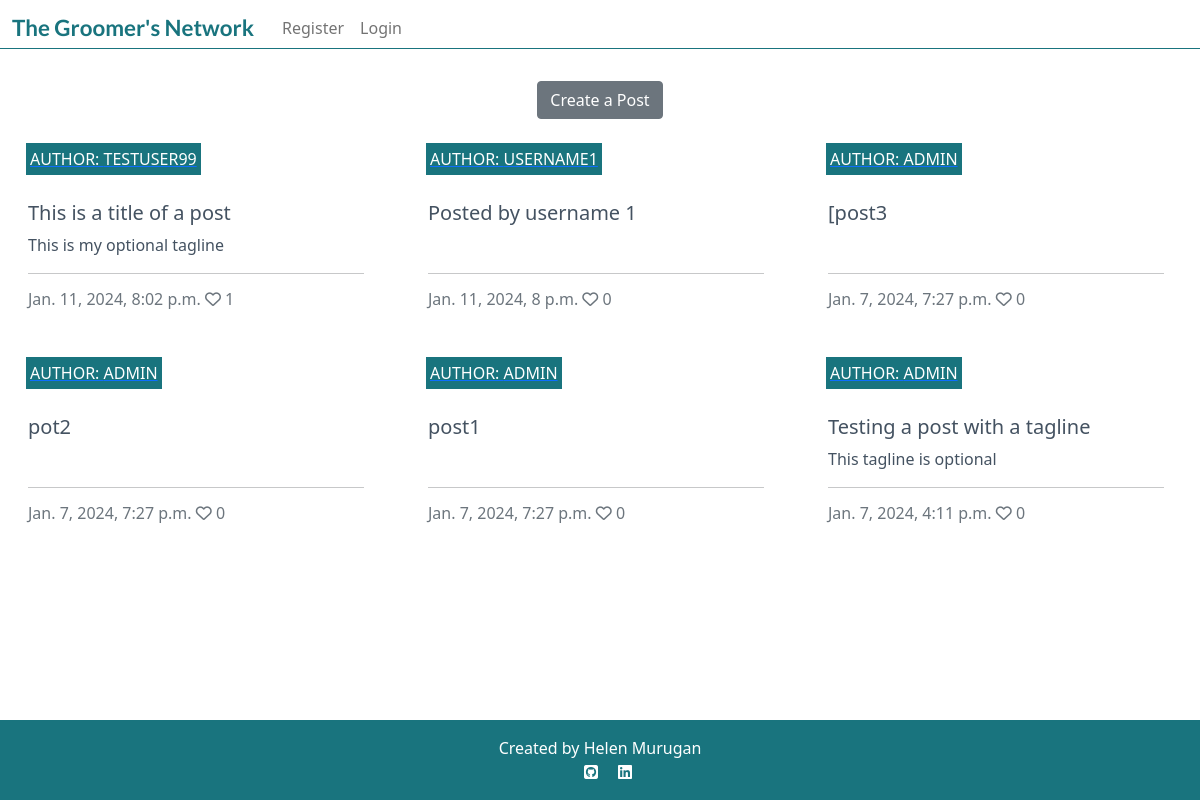
The page /posts/ on the database as committed earlier.
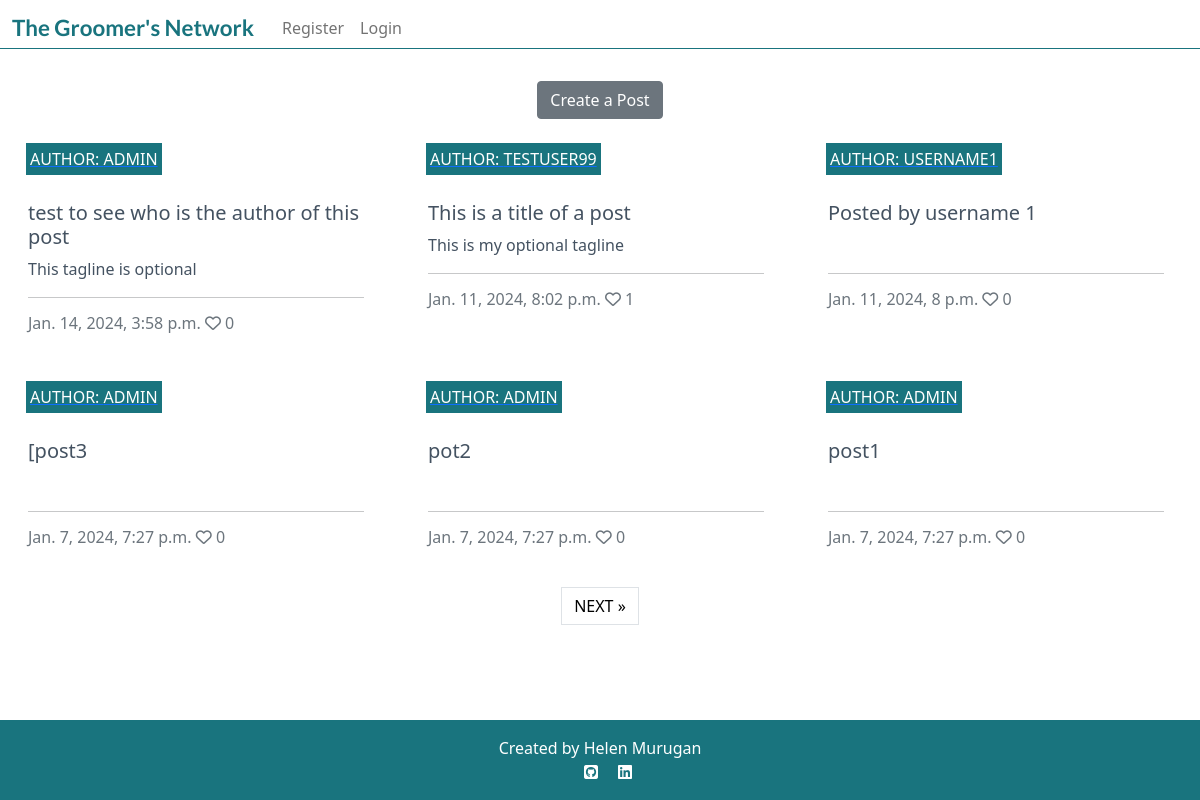
The same page on the database as committed later.
### post/models.py (models this page shows, shortened)
class Post(models.Model):
    title = models.CharField(
        max_length=150,
        verbose_name="Title",
        )
    slug = models.SlugField(
        max_length=150,
        unique=True
        )
    author = models.ForeignKey(
        User,
        on_delete=models.CASCADE,
        related_name="post_posts"
    )
    content = models.TextField(
        blank=False,
        null=False,
    )
    featured_image = CloudinaryField(
        'image',
        default='placeholder',
        blank=True,
        null=True,
        )
    tagline = models.CharField(
        max_length=200,
        null=True,
        blank=True,
    )
    created_on = models.DateTimeField(
        auto_now_add=True
        )
    updated_on = models.DateTimeField(
        auto_now=True
        )
    likes = models.ManyToManyField(
        User,
        related_name='post_likes',
        blank=True,
        )
    class Meta:
        ordering = ["-created_on"]
    def number_of_likes(self):
        return self.likes.count()

### post/views.py (the view)
class PostList(generic.ListView):
    model = Post
    queryset = Post.objects.order_by("-created_on")
    template_name = "index.html"
    paginate_by = 6

### templates/index.html (shortened to what this page needs)
{% extends "base.html" %}
{% block content %}
<div class="container-fluid">
    <div class="text-center">
        <a href="{% url 'post_create' %}" class="btn btn-secondary mt-4">Create a Post</a>
    </div>
    <div class="row">
        <div class="col-12 mt-3 left">
            <div class="row">
                {% for post in post_list %}
                <div class="col-md-4">
                    <div class="card mb-4">
                        <div class="card-body">
                            <div class="image-container">
                                <div class="image-flash">
                                    <a href="{% url 'profile' post.author %}">
                                        <p class="author">Author: {{ post.author }}</p>
                                    </a>
                                </div>
                            </div>
                            <a href="{% url 'post_detail' post.slug  %}" class="post-link">
                                <h5 class="card-title font-size">{{ post.title }}</h5>
                                {% if post.tagline %}
                                    <p class="card-text">{{ post.tagline}}</p>
                                {% else %}
                                    <br>
                                {% endif %}
                            </a>
                            <hr class="card-hr">
                            <p class="card-text text-muted h6">{{ post.created_on}} <i class="far fa-heart"></i>
                                {{ post.number_of_likes }}</p>
                        </div>
                    </div>
                </div>
                {% if forloop.counter|divisibleby:3 %}
            </div>
            <div class="row">
                {% endif %}
                {% endfor %}
            </div>
        </div>
    </div>
    {% if is_paginated %}
    <nav aria-label="Page navigation">
        <ul class="pagination justify-content-center">
            {% if page_obj.has_next %}
            <li><a href="?page={{ page_obj.next_page_number }}" class="page-link"> NEXT &raquo;</a></li>
            {% endif %}
        </ul>
    </nav>
    {% endif %}
</div>
{%endblock%}

Rows that differ between the two databases and show on the page:
no longer on this page (row unchanged): Post: author "ADMIN", title "Testing a post with a tagline", tagline "This tagline is optional", created_on "Jan. 7, 2024, 4:11 p.m.", number_of_likes "0"
added Post: author "ADMIN", title "test to see who is the author of this post", tagline "This tagline is optional", created_on "Jan. 14, 2024, 3:58 p.m.", number_of_likes "0"
Other text that changed with them:
text now shown: "NEXT »"
